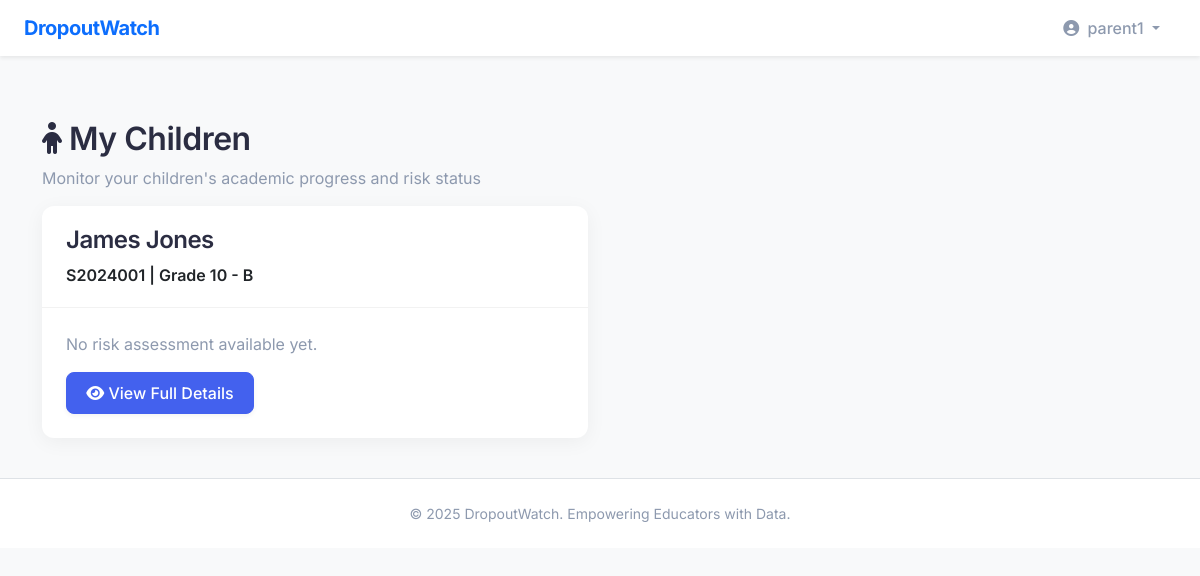
Screenshot of /dashboard/parent (signed in) with the database file from the repository.
### app/models.py (models this page shows, shortened)
class User(UserMixin, db.Model):
    __tablename__ = 'users'
    id = db.Column(db.Integer, primary_key=True)
    username = db.Column(db.String(80), unique=True, nullable=False)
    email = db.Column(db.String(120), unique=True, nullable=False)
    password_hash = db.Column(db.String(128), nullable=False)
    role = db.Column(db.String(20), nullable=False)  # teacher, parent, counselor, admin
    created_at = db.Column(db.DateTime, default=datetime.utcnow)
    counseling_notes = db.relationship('CounselingNote', backref='counselor', lazy=True)

class Student(db.Model):
    __tablename__ = 'students'
    id = db.Column(db.Integer, primary_key=True)
    student_id = db.Column(db.String(20), unique=True, nullable=False)
    name = db.Column(db.String(100), nullable=False)
    grade = db.Column(db.Integer, nullable=False)  # 9-12
    section = db.Column(db.String(10), nullable=False)
    email = db.Column(db.String(120))
    phone = db.Column(db.String(20))
    parent_id = db.Column(db.Integer, db.ForeignKey('users.id'))
    created_at = db.Column(db.DateTime, default=datetime.utcnow)
    parent = db.relationship('User', backref='children', foreign_keys=[parent_id])
    attendance_records = db.relationship('Attendance', backref='student', lazy=True, cascade='all, delete-orphan')
    grades = db.relationship('Grade', backref='student', lazy=True, cascade='all, delete-orphan')
    activities = db.relationship('Activity', backref='student', lazy=True, cascade='all, delete-orphan')
    fees = db.relationship('Fee', backref='student', lazy=True, cascade='all, delete-orphan')
    counseling_notes = db.relationship('CounselingNote', backref='student', lazy=True, cascade='all, delete-orphan')
    risk_predictions = db.relationship('RiskPrediction', backref='student', lazy=True, cascade='all, delete-orphan')
    alerts = db.relationship('Alert', backref='student', lazy=True, cascade='all, delete-orphan')

### app/dashboard.py (the view)
@dashboard_bp.route('/parent')
@login_required
@role_required('parent')
def parent():
    children = Student.query.filter_by(parent_id=current_user.id).all()
    children_data = []
    for child in children:
        latest_prediction = RiskPrediction.query.filter_by(
            student_id=child.id
        ).order_by(RiskPrediction.prediction_date.desc()).first()
        children_data.append({
            'student': child,
            'prediction': latest_prediction
        })
    return render_template('parent_dashboard.html', children_data=children_data)

### app/dashboard.py (called while the page is built)
def role_required(role):
    def decorator(f):
        @wraps(f)
        def decorated_function(*args, **kwargs):
            if not current_user.is_authenticated or current_user.role != role:
                flash('You do not have permission to access this page.', 'danger')
                return redirect(url_for('auth.login'))
            return f(*args, **kwargs)
        return decorated_function
    return decorator

### app/templates/parent_dashboard.html (shortened to what this page needs)
{% extends "base.html" %}
{% block content %}
<div class="container mt-4">
    <h2><i class="fas fa-child"></i> My Children</h2>
    <p class="text-muted">Monitor your children's academic progress and risk status</p>
    <div class="row">
        {% for item in children_data %}
        <div class="col-md-6 mb-4">
            <div class="card">
                <div class="card-header">
                    <h4>{{ item.student.name }}</h4>
                    <p class="mb-0">{{ item.student.student_id }} | Grade {{ item.student.grade }} - {{
                        item.student.section }}</p>
                </div>
                <div class="card-body">
                    {% if item.prediction %}
                    <div class="mb-3">
                        <h5>Risk Level:</h5>
                        {% if item.prediction.risk_level == 'high' %}
                        <h3><span class="badge bg-danger">HIGH RISK</span></h3>
                        {% elif item.prediction.risk_level == 'medium' %}
                        <h3><span class="badge bg-warning">MEDIUM RISK</span></h3>
                        {% else %}
                        <h3><span class="badge bg-success">LOW RISK</span></h3>
                        {% endif %}
                    </div>
                    {% if item.prediction.contributing_factors %}
                    <div class="alert alert-info">
                        <h6>Areas of Concern:</h6>
                        <ul class="mb-0">
                            {% for factor in item.prediction.contributing_factors %}
                            <li>{{ factor }}</li>
                            {% endfor %}
                        </ul>
                    </div>
                    {% endif %}
                    {% else %}
                    <p class="text-muted">No risk assessment available yet.</p>
                    {% endif %}
                    <a href="{{ url_for('dashboard.student_detail', student_id=item.student.id) }}"
                        class="btn btn-primary">
                        <i class="fas fa-eye"></i> View Full Details
                    </a>
                </div>
            </div>
        </div>
        {% endfor %}
    </div>
</div>
{% endblock %}

### app/templates/base.html (shortened to what this page needs)
<!DOCTYPE html>
<html lang="en">
<head>
    <link href="https://cdn.jsdelivr.net/npm/bootstrap@5.3.0/dist/css/bootstrap.min.css" rel="stylesheet">
    <link rel="stylesheet" href="https://cdnjs.cloudflare.com/ajax/libs/font-awesome/6.4.0/css/all.min.css">
    <link rel="stylesheet" href="{{ url_for('static', filename='css/dashboard.css') }}">
</head>
<body class="bg-light">
    {% if current_user.is_authenticated %}
    <nav class="navbar navbar-expand-lg navbar-light bg-white shadow-sm sticky-top">
        <div class="container-fluid px-4">
            <a class="navbar-brand fw-bold text-primary" href="{{ url_for('main.index') }}">DropoutWatch</a>
            <div class="collapse navbar-collapse" id="navbarNav">
                <ul class="navbar-nav ms-auto">
                    <li class="nav-item dropdown">
                        <a class="nav-link dropdown-toggle" href="#" id="userDropdown" role="button"
                            data-bs-toggle="dropdown" aria-expanded="false">
                            <i class="fas fa-user-circle me-1"></i>
                            <span class="fw-medium">{{ current_user.username }}</span>
                        </a>
                    </li>
                </ul>
            </div>
        </div>
    </nav>
    {% endif %}
    <main class="py-3">
        {% block content %}{% endblock %}
    </main>
    <footer class="bg-white text-center text-muted py-4 mt-auto border-top">
        <div class="container">
            <p class="mb-0 small">&copy; 2025 DropoutWatch. Empowering Educators with Data.</p>
        </div>
    </footer>
</body>
</html>

### app/static/css/dashboard.css (style rules this page uses)
:root { --primary-color: #4361ee; --secondary-color: #3f37c9; --success-color: #4cc9f0; --info-color: #4895ef; --warning-color: #f72585; --danger-color: #e63946; --light-bg: #f8f9fa; --card-bg: #ffffff; --text-primary: #2b2d42; --text-secondary: #8d99ae; --border-radius: 12px; --box-shadow: 0 4px 20px rgba(0, 0, 0, 0.05); --box-shadow-hover: 0 10px 25px rgba(0, 0, 0, 0.08); }
body { background-color: var(--light-bg); font-family: 'Inter', sans-serif; color: var(--text-primary); -webkit-font-smoothing: antialiased; }
h1, h2, h3, h4, h5, h6 { font-weight: 600; color: var(--text-primary); letter-spacing: -0.5px; }
.text-muted { color: var(--text-secondary) !important; }
.card { background-color: var(--card-bg); border: none; border-radius: var(--border-radius); box-shadow: var(--box-shadow); transition: transform 0.2s ease, box-shadow 0.2s ease; overflow: hidden; }
.card-header { background-color: transparent; border-bottom: 1px solid rgba(0, 0, 0, 0.05); padding: 1.25rem 1.5rem; font-weight: 600; }
.card-body { padding: 1.5rem; }
.btn { border-radius: 8px; padding: 0.5rem 1.2rem; font-weight: 500; transition: all 0.2s; box-shadow: 0 2px 5px rgba(0, 0, 0, 0.05); }
.btn-primary { background-color: var(--primary-color); border-color: var(--primary-color); }
.navbar { backdrop-filter: blur(10px); background-color: rgba(255, 255, 255, 0.9) !important; }
.navbar-brand { font-weight: 700; letter-spacing: -0.5px; }
.nav-link { font-weight: 500; color: var(--text-secondary) !important; padding: 0.5rem 1rem !important; border-radius: 6px; transition: all 0.2s; }

### rows the page displays
User: username "parent1"
Student: student.name "James Jones", student.student_id "S2024001", student.grade "10", student.section "B"
